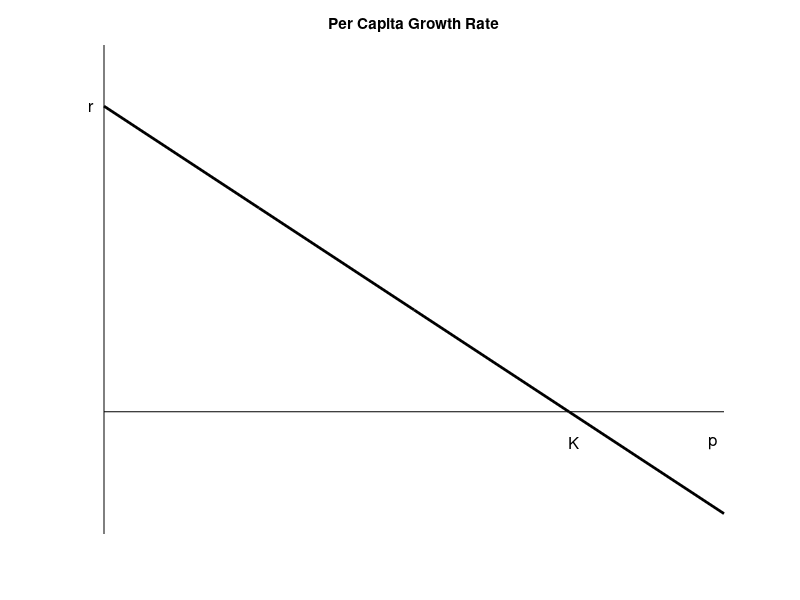

Recreate this plot in MATLAB.
r=1;
K=3;
p = linspace(0,4,5);
g = r*(1-p/K);
plot(p,g,'k','linewidth',2)
title('Per Capita Growth Rate')
ylabel('growth rate')
hold on
plot([0 4],[0 0],'k')
plot([0 0],[-0.4 1.2],'k')
text(3.9,-0.1,'p','fontsize',12)
text(K,-0.1,'K','fontsize',12)
text(-.1,r,'r','fontsize',12)
axis([0 4 -0.4 1.2])
axis off